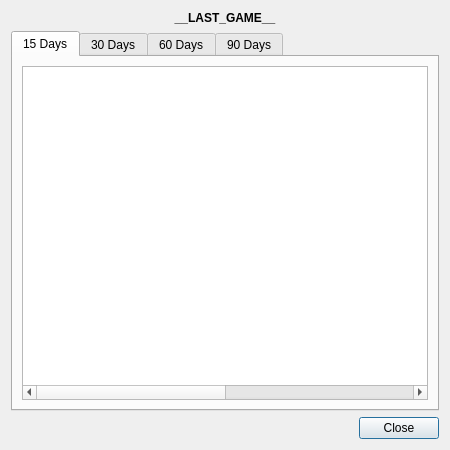
<?xml version="1.0" encoding="UTF-8"?>
<ui version="4.0">
 <class>Dialog</class>
 <widget class="QDialog" name="Dialog">
  <property name="geometry">
   <rect>
    <x>0</x>
    <y>0</y>
    <width>450</width>
    <height>450</height>
   </rect>
  </property>
  <property name="windowTitle">
   <string>High Scores</string>
  </property>
  <layout class="QVBoxLayout" name="verticalLayout">
   <item>
    <widget class="QLabel" name="last_game_label">
     <property name="font">
      <font>
       <weight>75</weight>
       <bold>true</bold>
      </font>
     </property>
     <property name="text">
      <string>__LAST_GAME__</string>
     </property>
     <property name="alignment">
      <set>Qt::AlignCenter</set>
     </property>
    </widget>
   </item>
   <item>
    <widget class="QTabWidget" name="game_len_tabs">
     <property name="currentIndex">
      <number>0</number>
     </property>
     <property name="usesScrollButtons">
      <bool>false</bool>
     </property>
     <widget class="QWidget" name="tab_15">
      <attribute name="title">
       <string>15 Days</string>
      </attribute>
      <layout class="QGridLayout" name="gridLayout">
       <item row="0" column="0">
        <widget class="QTableWidget" name="table_15">
         <property name="showDropIndicator" stdset="0">
          <bool>false</bool>
         </property>
         <property name="dragDropOverwriteMode">
          <bool>false</bool>
         </property>
         <property name="alternatingRowColors">
          <bool>true</bool>
         </property>
         <property name="selectionMode">
          <enum>QAbstractItemView::NoSelection</enum>
         </property>
         <property name="selectionBehavior">
          <enum>QAbstractItemView::SelectRows</enum>
         </property>
         <attribute name="horizontalHeaderVisible">
          <bool>false</bool>
         </attribute>
         <attribute name="horizontalHeaderDefaultSectionSize">
          <number>275</number>
         </attribute>
         <attribute name="horizontalHeaderHighlightSections">
          <bool>false</bool>
         </attribute>
         <attribute name="horizontalHeaderStretchLastSection">
          <bool>true</bool>
         </attribute>
         <attribute name="verticalHeaderVisible">
          <bool>false</bool>
         </attribute>
         <column>
          <property name="text">
           <string>Name</string>
          </property>
         </column>
         <column>
          <property name="text">
           <string>Score</string>
          </property>
         </column>
        </widget>
       </item>
      </layout>
     </widget>
     <widget class="QWidget" name="tab_30">
      <attribute name="title">
       <string>30 Days</string>
      </attribute>
      <layout class="QGridLayout" name="gridLayout_2">
       <item row="0" column="0">
        <widget class="QTableWidget" name="table_30">
         <column>
          <property name="text">
           <string>Name</string>
          </property>
         </column>
         <column>
          <property name="text">
           <string>Score</string>
          </property>
         </column>
        </widget>
       </item>
      </layout>
     </widget>
     <widget class="QWidget" name="tab_60">
      <attribute name="title">
       <string>60 Days</string>
      </attribute>
      <layout class="QGridLayout" name="gridLayout_3">
       <item row="0" column="0">
        <widget class="QTableWidget" name="table_60">
         <column>
          <property name="text">
           <string>Name</string>
          </property>
         </column>
         <column>
          <property name="text">
           <string>Score</string>
          </property>
         </column>
        </widget>
       </item>
      </layout>
     </widget>
     <widget class="QWidget" name="tab_90">
      <attribute name="title">
       <string>90 Days</string>
      </attribute>
      <layout class="QGridLayout" name="gridLayout_4">
       <item row="0" column="0">
        <widget class="QTableWidget" name="table_90">
         <column>
          <property name="text">
           <string>Name</string>
          </property>
         </column>
         <column>
          <property name="text">
           <string>Score</string>
          </property>
         </column>
        </widget>
       </item>
      </layout>
     </widget>
    </widget>
   </item>
   <item>
    <widget class="QDialogButtonBox" name="buttonBox">
     <property name="orientation">
      <enum>Qt::Horizontal</enum>
     </property>
     <property name="standardButtons">
      <set>QDialogButtonBox::Close</set>
     </property>
    </widget>
   </item>
  </layout>
 </widget>
 <resources/>
 <connections>
  <connection>
   <sender>buttonBox</sender>
   <signal>accepted()</signal>
   <receiver>Dialog</receiver>
   <slot>accept()</slot>
   <hints>
    <hint type="sourcelabel">
     <x>248</x>
     <y>254</y>
    </hint>
    <hint type="destinationlabel">
     <x>157</x>
     <y>274</y>
    </hint>
   </hints>
  </connection>
  <connection>
   <sender>buttonBox</sender>
   <signal>rejected()</signal>
   <receiver>Dialog</receiver>
   <slot>reject()</slot>
   <hints>
    <hint type="sourcelabel">
     <x>316</x>
     <y>260</y>
    </hint>
    <hint type="destinationlabel">
     <x>286</x>
     <y>274</y>
    </hint>
   </hints>
  </connection>
 </connections>
</ui>
